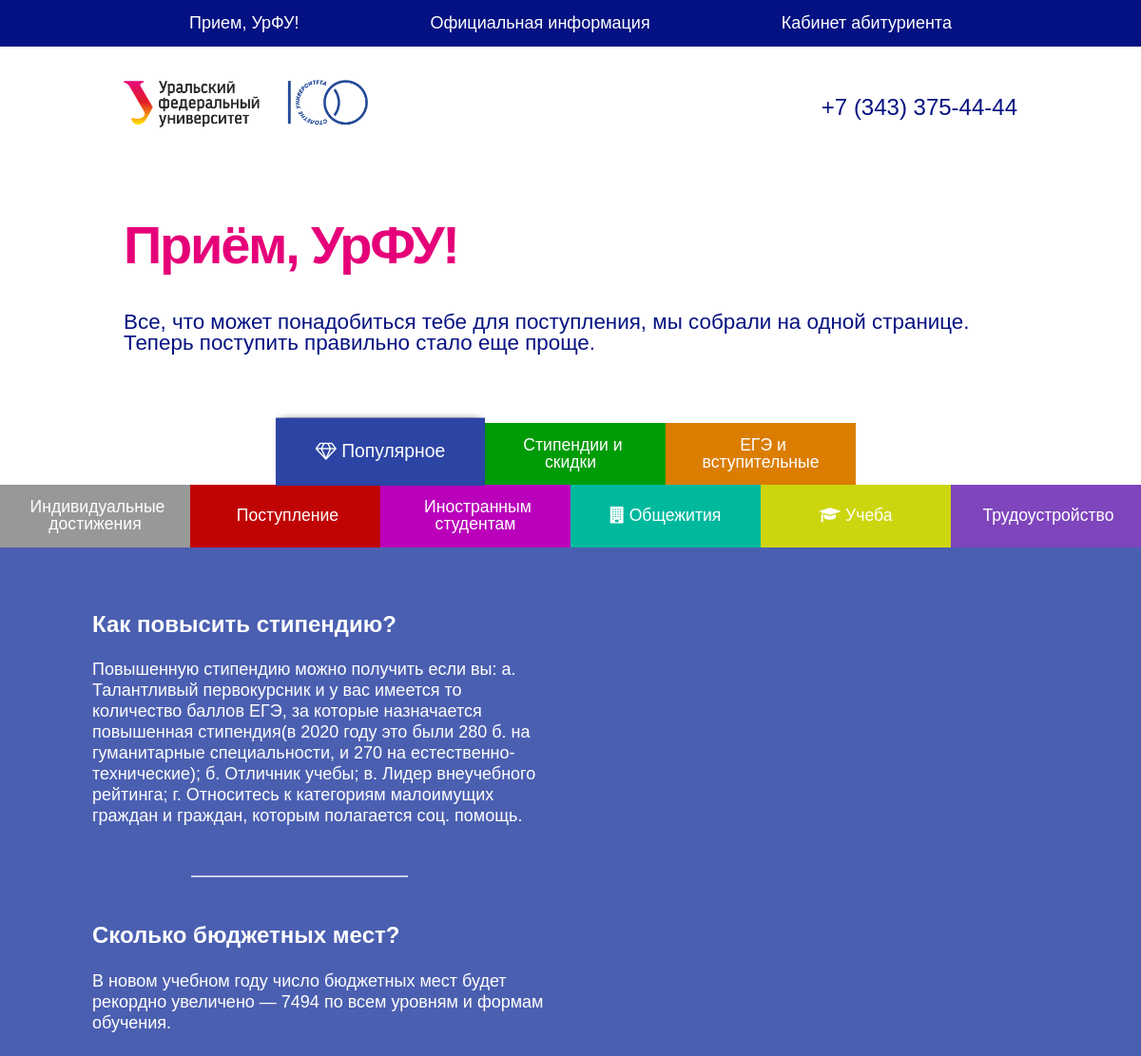
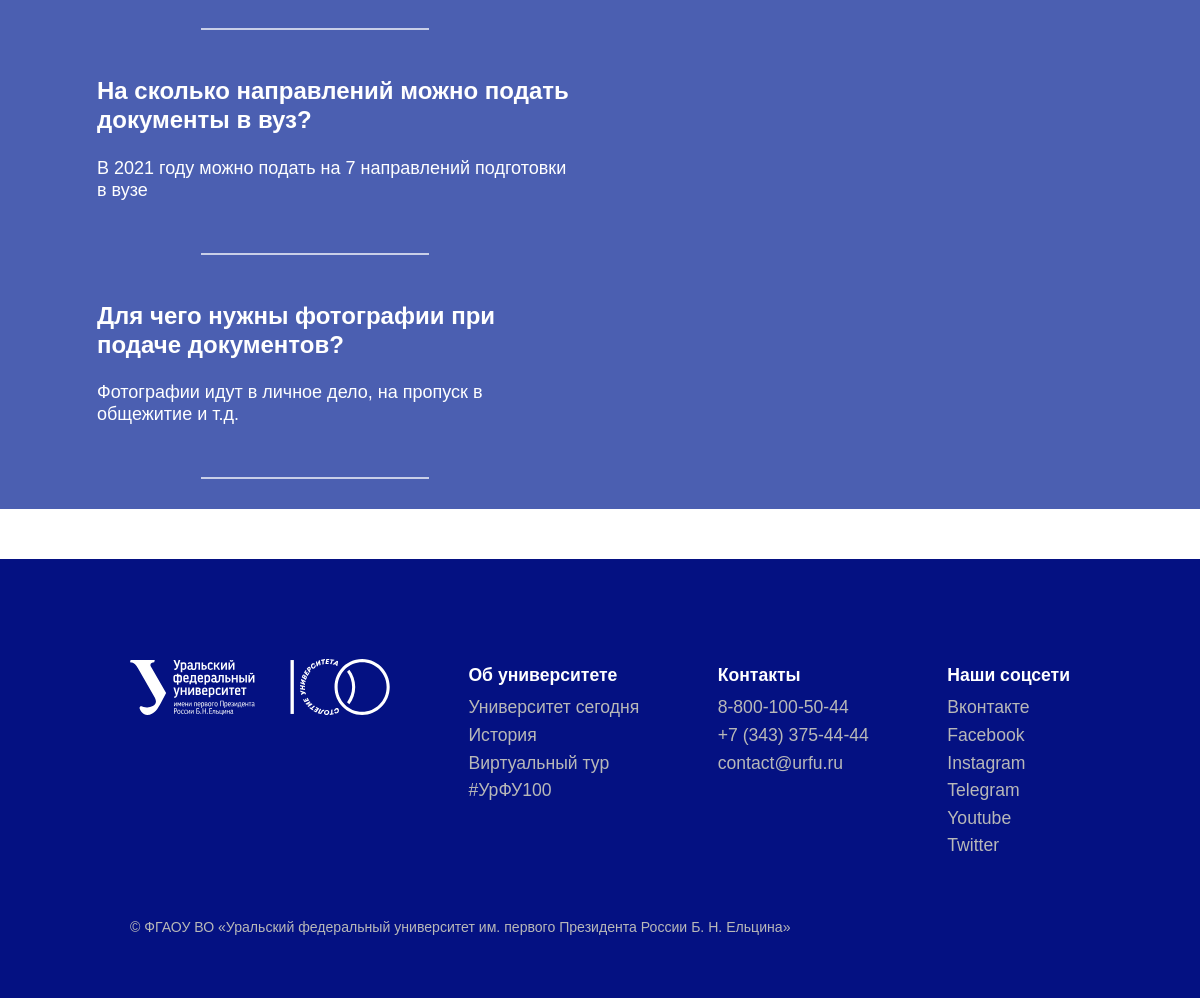
Before: / with the older database file (2 pictures, top to bottom).
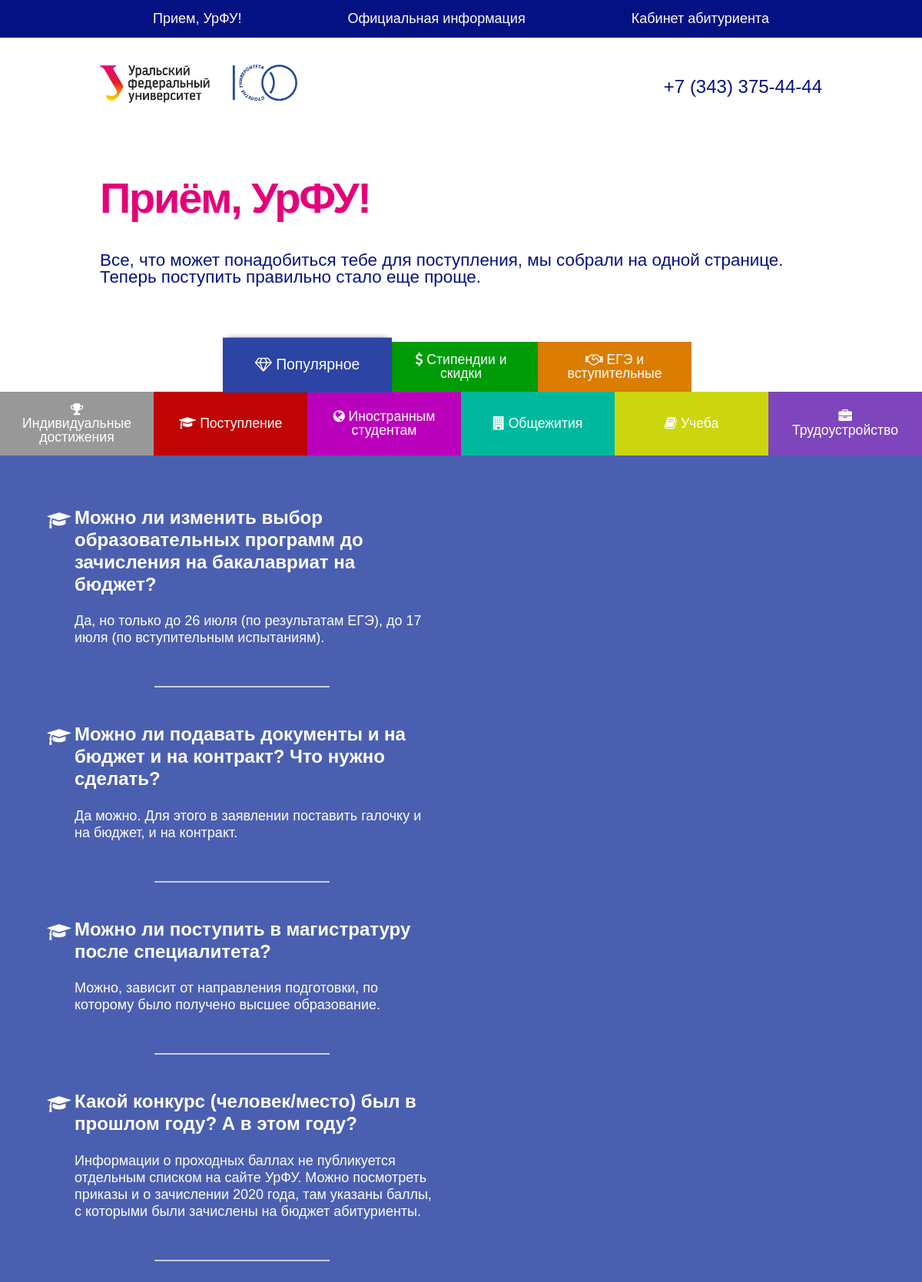
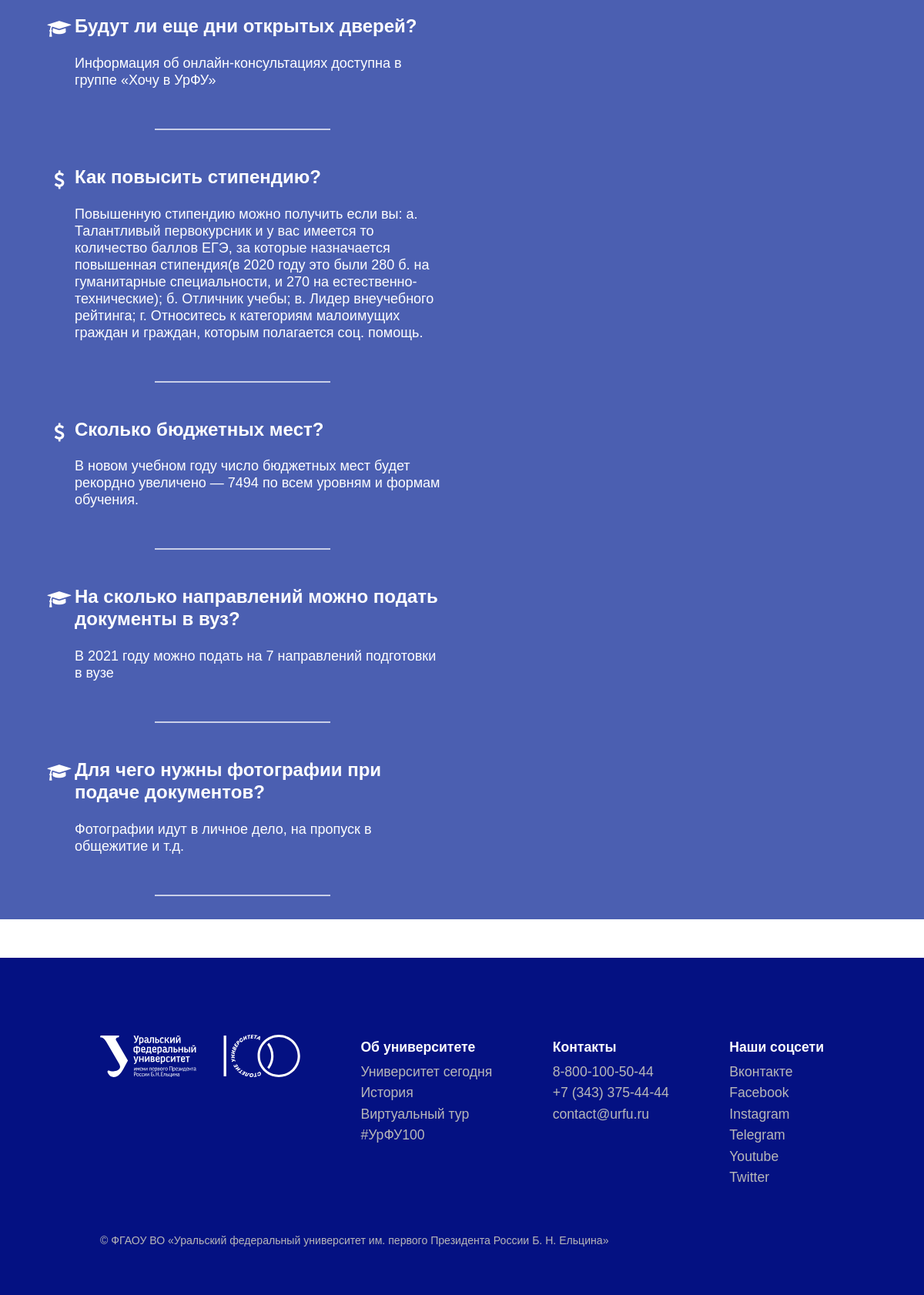
After: the same page with the newer database file (2 pictures, top to bottom).
### dbase.py (models this page shows, shortened)
class Categories(db.Model):
    id = db.Column(db.Integer, primary_key = True)
    name = db.Column(db.String(100), nullable=False)
    priority = db.Column(db.Integer, nullable=False)
    icon_name = db.Column(db.String(30))
    color = db.Column(db.String(7))

class Questions(db.Model):      # __tablename__ = 'posts'
    id = db.Column(db.Integer, primary_key = True)
    question = db.Column(db.String(1000), nullable=False)
    clear_question = db.Column(db.String(1000))
    answer = db.Column(db.Text, nullable = False)
    cat_id = db.Column(db.Integer, db.ForeignKey('categories.id'))
    priority = db.Column(db.Integer, nullable=False)
    is_popular = db.Column(db.Boolean, default = False)
    popular_priority = db.Column(db.Integer, default = 0)

### website/website.py (the view)
@website.route('/')
def index():
    try:
        categories = Categories.query
        questions = Questions.query
    except NameError:
        return "Ошибка чтения из БД"
    result_list = []
    num = 0
    popular_qa_list_assembly = []
    for popular_qa in questions.filter(Questions.is_popular).order_by(Questions.popular_priority):
        category = categories.get(popular_qa.cat_id)
        if category is not None:
            popular_qa_list_assembly += [(popular_qa, category.icon_name)]
    result_popular_list = (categories.get(0), popular_qa_list_assembly)
    for category in reversed(categories.filter(Categories.id != 0).order_by(Categories.priority).all()):
        qa_list = questions.filter(Questions.cat_id == category.id).order_by(Questions.priority)
        result_list += [(num, category, qa_list)]
        num = num + 1
    return render_template('website/index.html', result_list=result_list, result_popular_list=result_popular_list)

### website/templates/website/index.html (shortened to what the changed rows need)
<!DOCTYPE html>
<html class="js no-touch" lang="ru"><head>
	<link rel="stylesheet" href="{{ url_for('static', filename='libraries/css/bootstrap-reboot.min.css') }}">
	<link rel="stylesheet" href="{{ url_for('.static', filename='css/style.css') }}">
	<link rel="stylesheet" href="{{ url_for('static', filename='libraries/css/font-awesome.min.css') }}">
</head>
<body class="language_ru ">
	<div class="site">
		<section class="hero">
			<div class="container">
				<div class="hero-text">
					<h1 class="hero-heading">Приём, УрФУ!</h1>
				</div>
			</div>
		</section>
		<section class="faq">
			<div class="tabs-menu flex">
				{% for category in result_list %}
				<button onclick="showPanel({{ category[0] }})" style="background-color: {{ category[1].color }};">
					<i class="fa {{ category[1].icon_name }}" aria-hidden="true"></i>
					{{ category[1].name }}
				</button>
				{% endfor %}
				<button onclick="showPanel({{ result_list | length }})" class="current" style="background-color: {{ result_popular_list[0].color }};">
					<i class="fa {{ result_popular_list[0].icon_name }}" aria-hidden="true"></i>
					{{ result_popular_list[0].name }}
				</button>
			</div>
			<div class="tab-content" style="background-color: {{ result_popular_list[0].color }};">
				<div class="tab-content-container">
					{% for qa in result_popular_list[1] %}
					<div class="qa_item">
						<div class="qa_item_container">
							<div class="qa_icon">
								<i class="fa {{ qa[1] }}" aria-hidden="true"></i>
							</div>
							<div class="qa_content">
								<div class="qa_question">
									{{ qa[0].question }}
								</div>
								<div class="qa_answer">
									{{ qa[0].answer | safe }}
								</div>
							</div>
						</div>
						<div class="item_separator"></div>
					</div>
					{% endfor %}
				</div>
			</div>
		</section>
	</div>
</body>
</html>

Changed rows visible on the page:
no longer on this page (row unchanged): Questions: question "Как повысить стипендию?", answer "Повышенную стипендию можно получить если вы: а. Талантливый первокурсник и у вас имеется то количество баллов ЕГЭ, за которые назначается повышенная стипендия(в 2020 году это были 280 б. на гуманитарные специальности, и 270 на естественно-технические); б. Отличник учебы; в. Лидер внеучебного рейтинга; г. Относитесь к категориям малоимущих граждан и граждан, которым полагается соц. помощь."
no longer on this page (row unchanged): Questions: question "Сколько бюджетных мест?", answer "В новом учебном году число бюджетных мест будет рекордно увеличено — 7494 по всем уровням и формам обучения."
changed Categories "Трудоустройство": icon_name empty → "fa-briefcase" (drawn)
changed Categories "Учеба": icon_name "fa-mortar-board" → "fa-book" (drawn)
changed Categories "Иностранным студентам": icon_name empty → "fa-globe" (drawn)
now on one of the page's lists (row edited): Categories: question "Можно ли поступить в магистратуру после специалитета?", answer "Можно, зависит от направления подготовки, по которому было получено высшее образование.", question "Какой конкурс (человек/место) был в прошлом году? А в этом году?", answer "Информации о проходных баллах не публикуется отдельным списком на сайте УрФУ. Можно посмотреть приказы и о зачислении 2020 года, там указаны баллы, с которыми были зачислены на бюджет абитуриенты.", question "Будут ли еще дни открытых дверей?", answer "Информация об онлайн-консультациях доступна в группе «Хочу в УрФУ»", question "На сколько направлений можно подать документы в вуз?", answer "В 2021 году можно подать на 7 направлений подготовки в вузе", question "Для чего нужны фотографии при подаче документов?", answer "Фотографии идут в личное дело, на пропуск в общежитие и т.д."
changed Categories "Поступление": icon_name "None" → "fa-graduation-cap" (drawn); question "На сколько направлений можно подать документы в вуз?" → "Можно ли изменить выбор образовательных программ до зачисления на бакалавриат на бюджет?"; answer "В 2021 году можно подать на 7 направлений подготовки в вузе" → "Да, но только до 26 июля (по результатам ЕГЭ), до 17 июля (по вступительным испытаниям)."; question "Для чего нужны фотографии при подаче документов?" → "Можно ли подавать документы и на бюджет и на контракт? Что нужно сделать?"; answer "Фотографии идут в личное дело, на пропуск в общежитие и т.д." → "Да можно. Для этого в заявлении поставить галочку и на бюджет, и на контракт."
changed Categories "Индивидуальные достижения": icon_name empty → "fa-trophy" (drawn)
changed Categories "ЕГЭ и вступительные": icon_name empty → "fa-handshake-o" (drawn)
now on one of the page's lists (row edited): Categories: question "Как повысить стипендию?", answer "Повышенную стипендию можно получить если вы: а. Талантливый первокурсник и у вас имеется то количество баллов ЕГЭ, за которые назначается повышенная стипендия(в 2020 году это были 280 б. на гуманитарные специальности, и 270 на естественно-технические); б. Отличник учебы; в. Лидер внеучебного рейтинга; г. Относитесь к категориям малоимущих граждан и граждан, которым полагается соц. помощь.", question "Сколько бюджетных мест?", answer "В новом учебном году число бюджетных мест будет рекордно увеличено — 7494 по всем уровням и формам обучения."
changed Categories "Стипендии и скидки": icon_name empty → "fa-dollar" (drawn)
